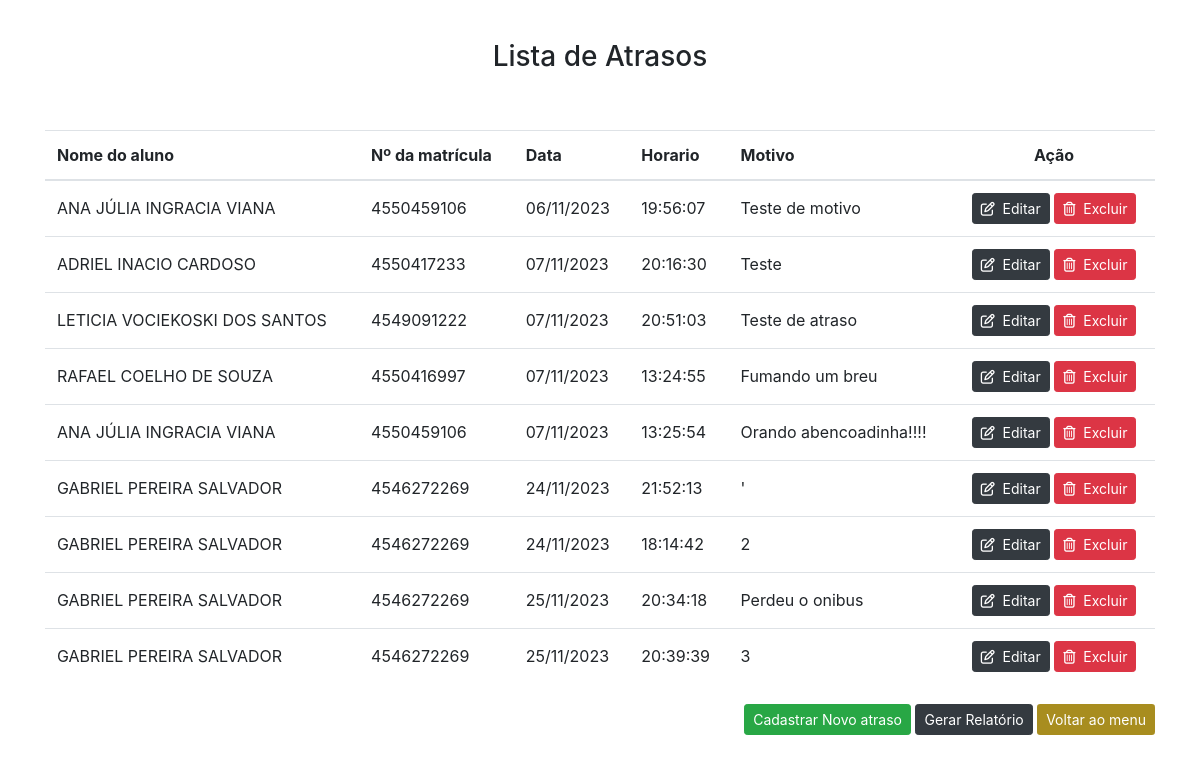
The app's page /listar_atrasos.php (signed in), older data.
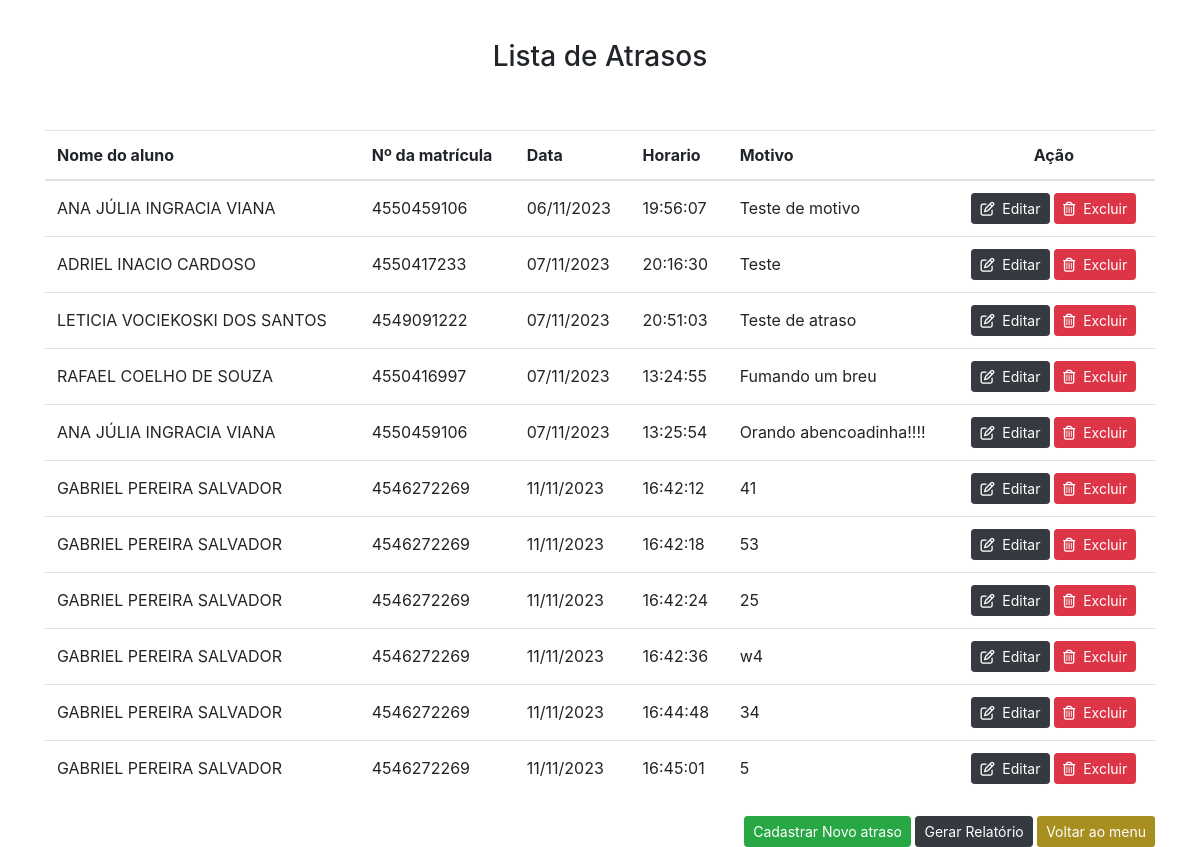
The same page, newer data.
### tables this page shows
CREATE TABLE `atrasos` (
  `id` int(11) NOT NULL,
  `codaluno` int(11) NOT NULL,
  `data_atraso` date NOT NULL,
  `motivo` text NOT NULL,
  `hora_atraso` time DEFAULT NULL,
  `qtd_atraso` int(3) DEFAULT NULL
);

CREATE TABLE `alunos` (
  `id_aluno` int(11) NOT NULL,
  `matricula` varchar(20) NOT NULL,
  `nomealuno` varchar(200) NOT NULL,
  `cursoaluno` int(100) NOT NULL
);

### listar_atrasos.php (the view, shortened to what this page needs)
<!DOCTYPE html>
<html lang="pt-BR">
<?php
       if (isset($_SESSION['logado']) && ($_SESSION['logado'] == 1)) {
    ?>
<head>
    <link rel="stylesheet" href="https://stackpath.bootstrapcdn.com/bootstrap/4.4.1/css/bootstrap.min.css"
>
    <link rel="stylesheet" type="text/css" href="https://cdn.datatables.net/1.10.21/css/jquery.dataTables.css">
</head>
<body>
<?php
$usuario = $_SESSION['usuario'];
include 'conexao.php';
$sql = "SELECT `nivel_usuario` FROM `usuarios` WHERE `mail_usuario` = '$usuario' and `status` = 'Ativo'";
$buscar = mysqli_query($conexao, $sql);
$array = mysqli_fetch_array($buscar);
$nivel = $array['nivel_usuario'];
?>
    <div class="container" style="margin-top: 40px">
        <center>
            <h3>Lista de Atrasos</h3>
        </center>
        <br>
        <br>
        <table class="table" id="table_id">
            <thead>
                <tr>
                    <th scope="col">Nome do aluno</th>
                    <th scope="col" style="min-width: 120px;">Nº da matrícula</th>
                    <th scope="col">Data</th>
                    <th scope="col">Horario</th>
                     <th scope="col">Motivo</th>
                    <th scope="col" style="min-width: 148px;">
                        <center>Ação</center>
                    </th>
                </tr>
            </thead>
            <?php
            include 'conexao.php';
            $sql = "SELECT
            alunos.nomealuno,
            alunos.matricula,
            atrasos.data_atraso,
            atrasos.hora_atraso,
            atrasos.motivo,
            atrasos.id
            FROM
            alunos
            JOIN
            atrasos ON atrasos.codaluno = alunos.id_aluno";
            $busca = mysqli_query($conexao,$sql);
            while ($array = mysqli_fetch_array($busca)) {
                $id = $array['id'];
                $matricula = $array['matricula'];
                $nome = $array['nomealuno'];
                $data_atraso = date("d/m/Y", strtotime($array['data_atraso']));
                $hora_atraso = $array['hora_atraso'];
                $motivo = $array['motivo'];
        ?>
            <tr>
                <td style="vertical-align: inherit;"> <?php echo $nome ?> </td>
                <td style="vertical-align: inherit;"> <?php echo $matricula ?> </td>
                <td style="vertical-align: inherit;"> <?php echo $data_atraso ?> </td>
                <td style="vertical-align: inherit;"> <?php echo $hora_atraso ?> </td>
                <td style="vertical-align: inherit;"> <?php echo $motivo ?> </td>
                <td style="vertical-align: inherit;">
                    <center>
                        <?php
                        if(($nivel == 1)||($nivel == 2)){
                        ?>
                        <a href="editar_atraso.php?id=<?php echo $id ?>" role="button"
                            class="btn btn-dark btn-sm"><i class="far fa-edit"></i>&nbsp; Editar</a>
                        <?php } ?>
                        <?php
                        if(($nivel == 1)){
                        ?>
                        <a href="#" role="button" class="btn btn-danger btn-sm" onclick="confirmarExclusao(<?php echo $id; ?>)">
                <i class="far fa-trash-alt"></i>&nbsp; Excluir
            </a>
                        <?php } ?>
                    </center>
                </td>
                <?php } ?>
</div>
        <div style="text-align: right; margin-top:20px;">
            <a href="formulario.php" role="button" class="btn btn-success btn-sm">Cadastrar Novo atraso</a>
            <a href="relatorio.php" role="button" class="btn btn-dark btn-sm">Gerar Relatório</a>
            <a href="menu.php" role="button" class="btn botao letra btn-sm">Voltar ao menu</a>
        </div>
        <?php
} else{
    header('Location:negado.php');
}
    ?>
</body>
</html>

Row changes from the older to the newer data that the page shows:
removed atrasos: codaluno.nomealuno "GABRIEL PEREIRA SALVADOR", codaluno.matricula "4546272269", data_atraso "24/11/2023", hora_atraso "21:52:13", motivo "'"
removed atrasos: codaluno.nomealuno "GABRIEL PEREIRA SALVADOR", codaluno.matricula "4546272269", data_atraso "24/11/2023", hora_atraso "18:14:42", motivo "2"
removed atrasos: codaluno.nomealuno "GABRIEL PEREIRA SALVADOR", codaluno.matricula "4546272269", data_atraso "25/11/2023", hora_atraso "20:34:18", motivo "Perdeu o onibus"
removed atrasos: codaluno.nomealuno "GABRIEL PEREIRA SALVADOR", codaluno.matricula "4546272269", data_atraso "25/11/2023", hora_atraso "20:39:39", motivo "3"
added atrasos: codaluno.nomealuno "GABRIEL PEREIRA SALVADOR", codaluno.matricula "4546272269", data_atraso "11/11/2023", hora_atraso "16:42:12", motivo "41"
added atrasos: codaluno.nomealuno "GABRIEL PEREIRA SALVADOR", codaluno.matricula "4546272269", data_atraso "11/11/2023", hora_atraso "16:42:18", motivo "53"
added atrasos: codaluno.nomealuno "GABRIEL PEREIRA SALVADOR", codaluno.matricula "4546272269", data_atraso "11/11/2023", hora_atraso "16:42:24", motivo "25"
added atrasos: codaluno.nomealuno "GABRIEL PEREIRA SALVADOR", codaluno.matricula "4546272269", data_atraso "11/11/2023", hora_atraso "16:42:36", motivo "w4"
added atrasos: codaluno.nomealuno "GABRIEL PEREIRA SALVADOR", codaluno.matricula "4546272269", data_atraso "11/11/2023", hora_atraso "16:44:48", motivo "34"
added atrasos: codaluno.nomealuno "GABRIEL PEREIRA SALVADOR", codaluno.matricula "4546272269", data_atraso "11/11/2023", hora_atraso "16:45:01", motivo "5"
